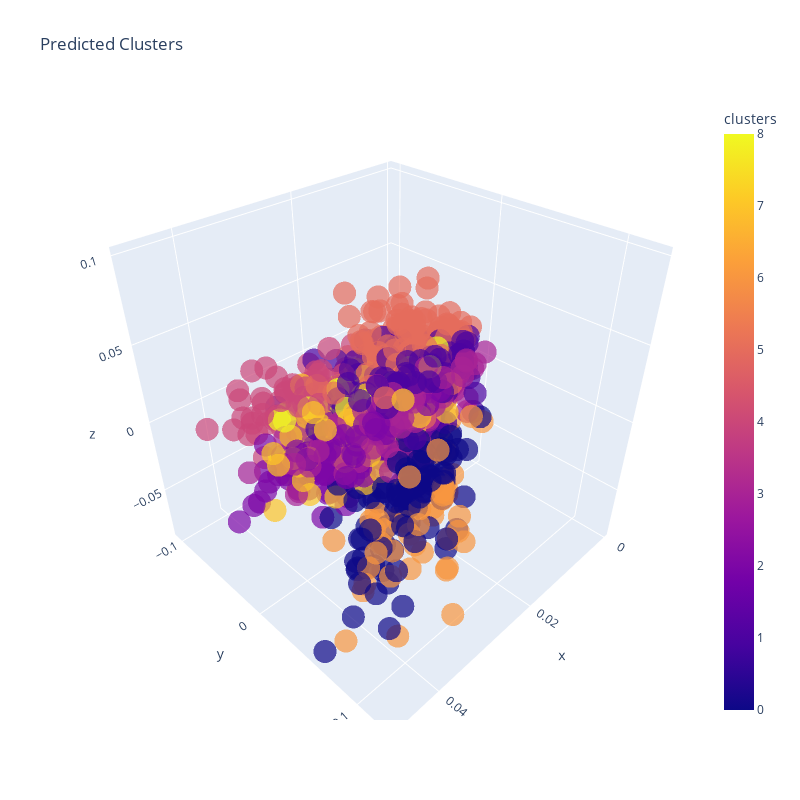

Write notebook code for a chart like this one.
### Code cell
import plotly.express as px

fig = px.scatter_3d(c_df,x='x', y='y', z='z', color='clusters', labels='genre', hover_name='tv_show', title='Predicted Clusters',
                   hover_data=c_df.columns, opacity=0.7, width=800, height=800, color_discrete_sequence=px.colors.qualitative.G10)

fig.show()

### Figure 1 — Plotly figure (JSON) as saved in the notebook; plotly's stock layout.template omitted (floating-point values rounded to 4 significant figures; data arrays with more than 128 entries replaced by an {"elided": "..."} marker saying what was removed)
{"data": [{"customdata": {"elided": "1801x3 mixed values"}, "hovertemplate": "<b>%{hovertext}</b><br><br>x=%{x}<br>y=%{y}<br>z=%{z}<br>clusters=%{marker.color}<br>genre=%{customdata[1]}<br>tv_show=%{customdata[2]}<extra></extra>", "hovertext": {"elided": "1801 str values"}, "legendgroup": "", "marker": {"color": {"elided": "1801 int values"}, "coloraxis": "coloraxis", "opacity": 0.7, "symbol": "circle"}, "mode": "markers", "name": "", "scene": "scene", "showlegend": false, "type": "scatter3d", "x": {"elided": "1801 float values"}, "y": {"elided": "1801 float values"}, "z": {"elided": "1801 float values"}}], "layout": {"coloraxis": {"colorbar": {"title": {"text": "clusters"}}, "colorscale": [[0, "#0d0887"], [0.1111, "#46039f"], [0.2222, "#7201a8"], [0.3333, "#9c179e"], [0.4444, "#bd3786"], [0.5556, "#d8576b"], [0.6667, "#ed7953"], [0.7778, "#fb9f3a"], [0.8889, "#fdca26"], [1, "#f0f921"]]}, "height": 800, "legend": {"tracegroupgap": 0}, "scene": {"domain": {"x": [0, 1], "y": [0, 1]}, "xaxis": {"title": {"text": "x"}}, "yaxis": {"title": {"text": "y"}}, "zaxis": {"title": {"text": "z"}}}, "title": {"text": "Predicted Clusters"}, "width": 800}}
